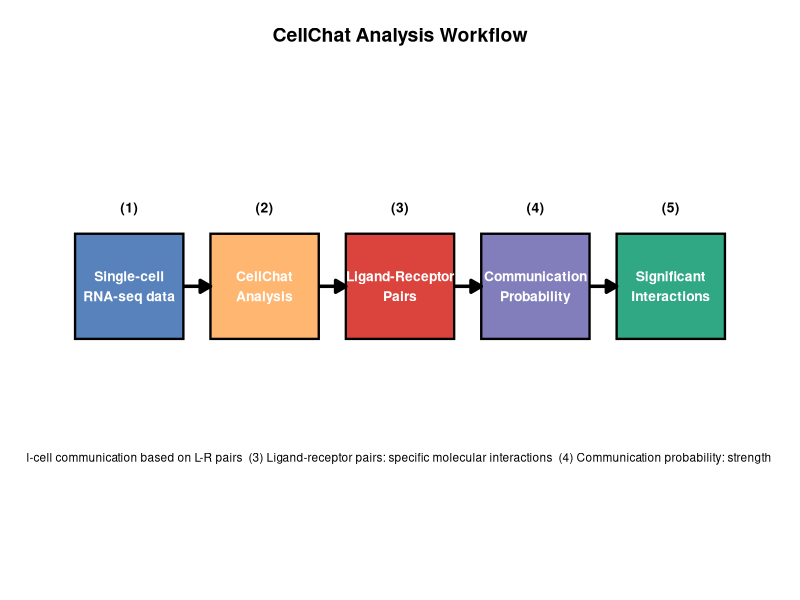

The R source for this figure:
#!/usr/bin/env Rscript
# 58_fig4_scheme.R
# CellChat analysis workflow schematic for Figure 4

library(ggplot2)
library(grid)

# Create a schematic diagram
scheme_data <- data.frame(
  x = c(1, 3, 5, 7, 9),
  y = c(1, 1, 1, 1, 1),
  label = c(
    "Single-cell\nRNA-seq data",
    "CellChat\nAnalysis",
    "Ligand-Receptor\nPairs",
    "Communication\nProbability",
    "Significant\nInteractions"
  ),
  stringsAsFactors = FALSE
)

# Arrow data
arrows <- data.frame(
  x = c(1.8, 3.8, 5.8, 7.8),
  xend = c(2.2, 4.2, 6.2, 8.2),
  y = c(1, 1, 1, 1),
  yend = c(1, 1, 1, 1)
)

# Color scheme
box_colors <- c("#4575B4", "#FDAE61", "#D73027", "#7570B3", "#1B9E77")

p <- ggplot() +
  # Draw boxes
  geom_rect(data=scheme_data,
    aes(xmin=x-0.8, xmax=x+0.8, ymin=y-0.4, ymax=y+0.4),
    fill=box_colors, color="black", linewidth=0.8, alpha=0.9) +
  # Add text labels
  geom_text(data=scheme_data,
    aes(x=x, y=y, label=label),
    size=3.5, fontface="bold", color="white") +
  # Draw arrows
  geom_segment(data=arrows,
    aes(x=x, y=y, xend=xend, yend=yend),
    arrow=arrow(length=unit(0.3, "cm"), type="closed"),
    linewidth=1.2, color="black") +
  # Add step numbers
  annotate("text", x=scheme_data$x, y=scheme_data$y+0.6,
    label=paste0("(", 1:5, ")"),
    size=3.5, fontface="bold", color="black") +
  # Add explanation text below
  annotate("text", x=5, y=-0.3,
    label=paste0(
      "(1) Single-cell RNA-seq data from placental tissues  ",
      "(2) CellChat identifies cell-cell communication based on L-R pairs  ",
      "(3) Ligand-receptor pairs: specific molecular interactions  ",
      "(4) Communication probability: strength of interaction  ",
      "(5) Statistical testing (p < 0.01) identifies significant interactions"
    ),
    size=3, fontface="plain", hjust=0.5, lineheight=1.3) +
  # Theme
  theme_void() +
  theme(
    plot.margin=margin(t=20, r=20, b=40, l=20),
    plot.title=element_text(face="bold", size=14, hjust=0.5, margin=margin(b=15))
  ) +
  labs(title="CellChat Analysis Workflow") +
  coord_cartesian(xlim=c(0, 10), ylim=c(-0.8, 2.5))

ggsave("figures/Fig4/Fig4_cellchat_scheme.png",
  p, width=10, height=4, dpi=300, bg="white")

cat("Done: Fig4_cellchat_scheme.png\n")
